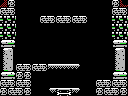

Rendered tile map (Tiled .tmx) drawn with the repository's tilesets; below, a short description and the full map source, tile grids included:
An orthogonal 16x12 tile map with 8x8 px tiles, 1 tile layer (Tile Layer 1) and 8 objects (2x item, 2x pushable-block, breakable-left, door-left, door-right, ...).

<map version="1.0" orientation="orthogonal" renderorder="right-down" width="16" height="12" tilewidth="8" tileheight="8" nextobjectid="19">
 <properties>
  <property name="down" value="stairs" />
  <property name="up" value="hole" />
 </properties>
 <tileset firstgid="1" name="tiles" tilewidth="8" tileheight="8" tilecount="256" columns="16">
  <image source="tiles.png" width="128" height="128" />
 </tileset>
 <layer name="Tile Layer 1" width="16" height="12">
  <data encoding="csv">
127,165,1,1,1,1,1,1,1,1,1,1,1,1,165,128,
103,104,1,1,1,1,1,1,1,1,1,1,1,1,103,104,
162,162,1,1,1,103,104,103,104,103,104,1,1,1,162,162,
162,162,1,1,1,1,1,1,1,1,1,1,1,1,162,162,
162,162,1,1,1,1,1,1,1,1,1,1,1,1,162,162,
244,245,1,1,1,1,1,1,1,1,1,1,1,1,244,245,
196,197,1,1,1,1,1,1,1,1,1,1,1,1,196,197,
212,213,1,1,1,1,1,1,1,1,1,1,1,1,212,213,
228,229,103,104,103,104,246,246,246,171,1,1,1,1,228,229,
244,245,165,165,1,1,1,1,1,1,1,1,1,1,244,245,
103,104,103,104,1,1,1,1,1,1,1,1,103,104,103,104,
165,103,104,165,1,1,172,169,137,171,1,1,165,103,104,165
</data>
 </layer>
 <objectgroup name="objects">
  <object id="5" type="breakable-left" x="0" y="48" width="16" height="32" />
  <object id="7" type="door-left" x="0" y="48" width="16" height="24" />
  <object id="10" type="item" x="40" y="0" width="16" height="16" />
  <object id="13" type="pushable-block" x="56" y="72" width="16" height="16" />
  <object id="15" type="door-right" x="112" y="48" width="16" height="24" />
  <object id="16" type="breakable-right" x="112" y="48" width="16" height="32" />
  <object id="17" type="item" x="72" y="0" width="16" height="16" />
  <object id="18" type="pushable-block" x="48" y="48" width="16" height="16" />
 </objectgroup>
</map>
